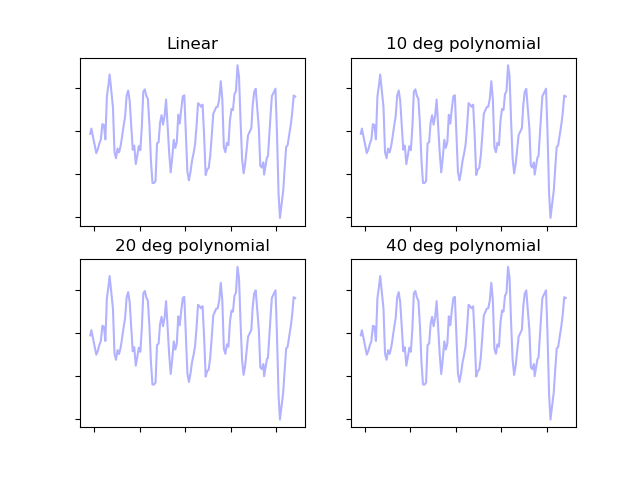

Python code for this plot:
import math
import numpy as np
import pandas as pd
from scipy import interpolate, poly1d
import matplotlib.pyplot as plt
import warnings


def rmse(targets, predictions):
    return np.sqrt(((targets - predictions) ** 2).mean())


def model(xs, ys, n=3):
    with warnings.catch_warnings():
        warnings.simplefilter('ignore', np.RankWarning)
        coefficients = np.polyfit(xs, ys, n)
        return poly1d(coefficients)


def set_subplot(axs, coords, xs, ys, degrees, label):
    spline_fn = interpolate.UnivariateSpline(xs, ys)
    axs[coords].plot(xs, spline_fn(xs), 'b-', alpha=0.3)
    axs[coords].plot(xs, model(xs, ys, degrees))
    axs[coords].set_title(label)
    axs[coords].set_yticklabels([])
    axs[coords].set_xticklabels([])


def main():
    df = pd.read_csv('greenland-mass-change.csv')
    train = df[df['year'] < 2012]
    train_xs = train['year']
    train_ys = train['mass change']
    xs = df['year']

    # Establishing trend in same manner as before, just with training years
    trend_model = model(train_xs, train_ys, 2)
    signal_no_trend = df['mass change'] - trend_model(df['year'])
    print(xs)
    print(signal_no_trend)

    fig, axs = plt.subplots(2, 2)
    set_subplot(axs, (0, 0), xs, signal_no_trend,  1, 'Linear')
    set_subplot(axs, (0, 1), xs, signal_no_trend, 10, '10 deg polynomial')
    set_subplot(axs, (1, 0), xs, signal_no_trend, 20, '20 deg polynomial')
    set_subplot(axs, (1, 1), xs, signal_no_trend, 40, '40 deg polynomial')

    plt.savefig('seasonal_model_examples.png')
    plt.show()


if __name__ == '__main__':
    main()

